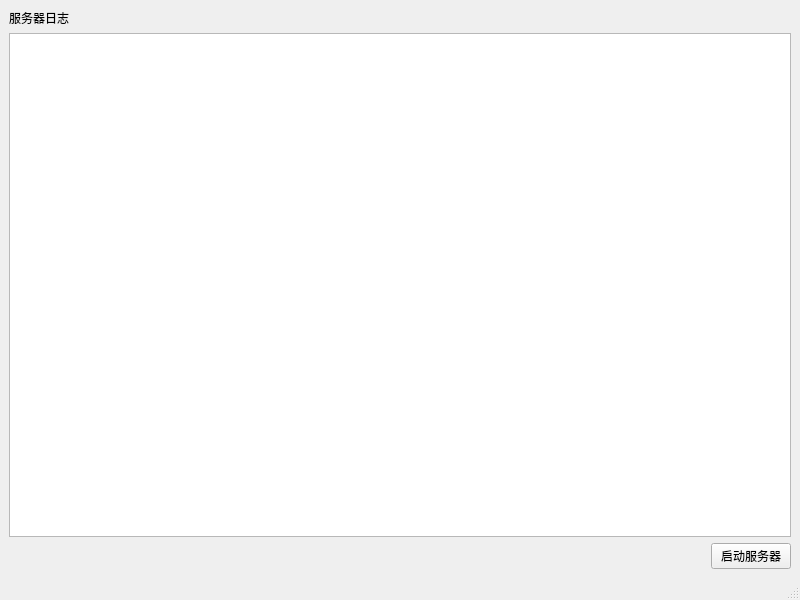
<?xml version="1.0" encoding="UTF-8"?>
<ui version="4.0">
 <class>MainWindow</class>
 <widget class="QMainWindow" name="MainWindow">
  <property name="geometry">
   <rect>
    <x>0</x>
    <y>0</y>
    <width>800</width>
    <height>600</height>
   </rect>
  </property>
  <property name="windowTitle">
   <string>MainWindow</string>
  </property>
  <widget class="QWidget" name="centralwidget">
   <layout class="QVBoxLayout" name="verticalLayout">
    <item>
     <widget class="QLabel" name="label">
      <property name="text">
       <string>服务器日志</string>
      </property>
     </widget>
    </item>
    <item>
     <widget class="QPlainTextEdit" name="logEdit"/>
    </item>
    <item>
     <layout class="QHBoxLayout" name="horizontalLayout">
      <item>
       <spacer name="horizontalSpacer">
        <property name="orientation">
         <enum>Qt::Orientation::Horizontal</enum>
        </property>
        <property name="sizeHint" stdset="0">
         <size>
          <width>40</width>
          <height>20</height>
         </size>
        </property>
       </spacer>
      </item>
      <item>
       <widget class="QPushButton" name="startSever">
        <property name="text">
         <string>启动服务器</string>
        </property>
       </widget>
      </item>
     </layout>
    </item>
   </layout>
  </widget>
  <widget class="QMenuBar" name="menubar">
   <property name="geometry">
    <rect>
     <x>0</x>
     <y>0</y>
     <width>800</width>
     <height>25</height>
    </rect>
   </property>
  </widget>
  <widget class="QStatusBar" name="statusbar"/>
 </widget>
 <resources/>
 <connections/>
</ui>
